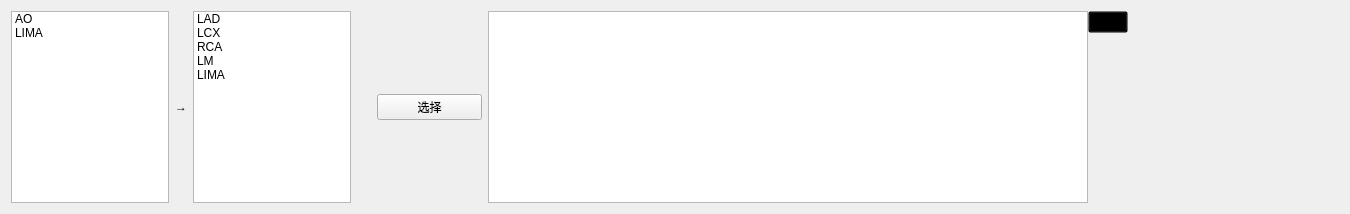
        <widget class="QWidget" name="m_wgtCABG" native="true">
         <property name="enabled">
          <bool>true</bool>
         </property>
         <property name="inputMethodHints">
          <set>Qt::ImhNone</set>
         </property>
         <layout class="QHBoxLayout" name="horizontalLayout_2" stretch="3,0,3,0,2,0,4">
          <item>
           <widget class="QListWidget" name="m_lstwCABG">
            <property name="sizePolicy">
             <sizepolicy hsizetype="Preferred" vsizetype="Expanding">
              <horstretch>0</horstretch>
              <verstretch>0</verstretch>
             </sizepolicy>
            </property>
            <item>
             <property name="text">
              <string>AO</string>
             </property>
            </item>
            <item>
             <property name="text">
              <string>LIMA</string>
             </property>
            </item>
           </widget>
          </item>
          <item>
           <widget class="QLabel" name="m_lblCABG">
            <property name="cursor">
             <cursorShape>ArrowCursor</cursorShape>
            </property>
            <property name="text">
             <string>→</string>
            </property>
           </widget>
          </item>
          <item>
           <widget class="QListWidget" name="m_lstwCABGRight">
            <item>
             <property name="text">
              <string>LAD</string>
             </property>
            </item>
            <item>
             <property name="text">
              <string>LCX</string>
             </property>
            </item>
            <item>
             <property name="text">
              <string>RCA</string>
             </property>
            </item>
            <item>
             <property name="text">
              <string>LM</string>
             </property>
            </item>
            <item>
             <property name="text">
              <string>LIMA</string>
             </property>
            </item>
           </widget>
          </item>
          <item>
           <spacer name="verticalSpacer_7">
            <property name="orientation">
             <enum>Qt::Vertical</enum>
            </property>
            <property name="sizeHint" stdset="0">
             <size>
              <width>20</width>
              <height>40</height>
             </size>
            </property>
           </spacer>
          </item>
          <item>
           <widget class="QPushButton" name="m_btnCABGChoice">
            <property name="text">
             <string>选择</string>
            </property>
           </widget>
          </item>
          <item>
           <layout class="QHBoxLayout" name="horizontalLayout_23">
            <property name="spacing">
             <number>0</number>
            </property>
            <property name="rightMargin">
             <number>0</number>
            </property>
            <item>
             <widget class="QListWidget" name="m_lstwCABGResult">
              <property name="sizePolicy">
               <sizepolicy hsizetype="Expanding" vsizetype="Expanding">
                <horstretch>0</horstretch>
                <verstretch>0</verstretch>
               </sizepolicy>
              </property>
              <property name="minimumSize">
               <size>
                <width>600</width>
                <height>0</height>
               </size>
              </property>
             </widget>
            </item>
            <item>
             <layout class="QVBoxLayout" name="verticalLayout_9">
              <property name="rightMargin">
               <number>0</number>
              </property>
              <item>
               <widget class="QPushButton" name="m_btnDeleteCABG">
                <property name="styleSheet">
                 <string notr="true">background-color:transparent;
</string>
                </property>
                <property name="text">
                 <string/>
                </property>
                <property name="icon">
                 <iconset resource="../Image.qrc">
                  <normaloff>:/Image/delete.ico</normaloff>:/Image/delete.ico</iconset>
                </property>
               </widget>
              </item>
              <item>
               <spacer name="verticalSpacer_2">
                <property name="orientation">
                 <enum>Qt::Vertical</enum>
                </property>
                <property name="sizeHint" stdset="0">
                 <size>
                  <width>20</width>
                  <height>40</height>
                 </size>
                </property>
               </spacer>
              </item>
             </layout>
            </item>
           </layout>
          </item>
          <item>
           <spacer name="horizontalSpacer_14">
            <property name="orientation">
             <enum>Qt::Horizontal</enum>
            </property>
            <property name="sizeHint" stdset="0">
             <size>
              <width>40</width>
              <height>20</height>
             </size>
            </property>
           </spacer>
          </item>
         </layout>
        </widget>
